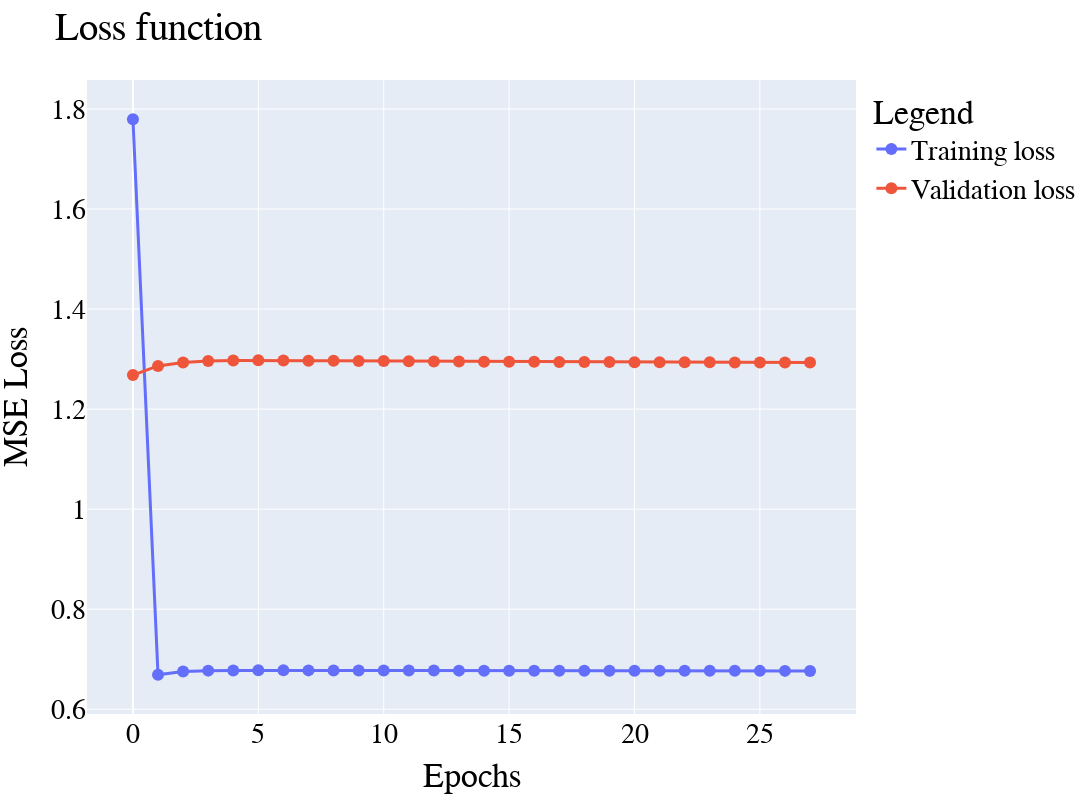

This figure's notebook cell:
### Markdown cell above
## Results

### Code cell
vis.plot_loss(history)

### Figure 1 — Plotly figure (JSON) as saved in the notebook; plotly's stock layout.template omitted (floating-point values rounded to 4 significant figures)
{"data": [{"line": {"width": 3}, "marker": {"size": 12}, "mode": "lines+markers", "name": "Training loss", "type": "scatter", "x": [0, 1, 2, 3, 4, 5, 6, 7, 8, 9, 10, 11, 12, 13, 14, 15, 16, 17, 18, 19, 20, 21, 22, 23, 24, 25, 26, 27], "y": [1.78, 0.6688, 0.6752, 0.6772, 0.6775, 0.6777, 0.6777, 0.6777, 0.6776, 0.6775, 0.6774, 0.6773, 0.6773, 0.6772, 0.6771, 0.6771, 0.677, 0.677, 0.6769, 0.6769, 0.6769, 0.6768, 0.6768, 0.6767, 0.6767, 0.6767, 0.6767, 0.6767]}, {"line": {"width": 3}, "marker": {"size": 12}, "mode": "lines+markers", "name": "Validation loss", "type": "scatter", "x": [0, 1, 2, 3, 4, 5, 6, 7, 8, 9, 10, 11, 12, 13, 14, 15, 16, 17, 18, 19, 20, 21, 22, 23, 24, 25, 26, 27], "y": [1.268, 1.286, 1.293, 1.296, 1.297, 1.297, 1.297, 1.297, 1.296, 1.296, 1.296, 1.296, 1.295, 1.295, 1.295, 1.295, 1.294, 1.294, 1.294, 1.294, 1.294, 1.294, 1.294, 1.293, 1.293, 1.293, 1.293, 1.293]}], "layout": {"font": {"color": "Black", "family": "Times new Roman", "size": 28}, "height": 800, "legend": {"title": {"text": "Legend"}}, "margin": {"b": 80, "l": 80, "r": 80, "t": 80}, "title": {"text": "Loss function"}, "width": 1600, "xaxis": {"title": {"text": "Epochs"}}, "yaxis": {"title": {"text": "MSE Loss"}}}}
